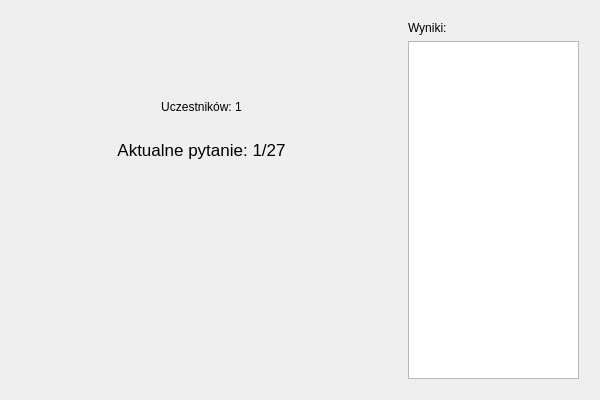
<?xml version="1.0" encoding="UTF-8"?>
<ui version="4.0">
 <class>wPanel</class>
 <widget class="QWidget" name="wPanel">
  <property name="geometry">
   <rect>
    <x>0</x>
    <y>0</y>
    <width>600</width>
    <height>400</height>
   </rect>
  </property>
  <property name="minimumSize">
   <size>
    <width>600</width>
    <height>400</height>
   </size>
  </property>
  <property name="maximumSize">
   <size>
    <width>1200</width>
    <height>800</height>
   </size>
  </property>
  <property name="windowTitle">
   <string>Łachut</string>
  </property>
  <layout class="QHBoxLayout" name="horizontalLayout_3">
   <item>
    <layout class="QHBoxLayout" name="horizontalLayout">
     <item>
      <layout class="QHBoxLayout" name="horizontalLayout_2" stretch="2,1">
       <item>
        <layout class="QVBoxLayout" name="verticalLayout" stretch="0,0,0,1">
         <item>
          <layout class="QVBoxLayout" name="verticalLayout_3">
           <property name="leftMargin">
            <number>20</number>
           </property>
           <property name="topMargin">
            <number>30</number>
           </property>
           <property name="rightMargin">
            <number>20</number>
           </property>
           <property name="bottomMargin">
            <number>20</number>
           </property>
           <item>
            <widget class="QLabel" name="qName">
             <property name="font">
              <font>
               <pointsize>15</pointsize>
              </font>
             </property>
             <property name="text">
              <string/>
             </property>
             <property name="alignment">
              <set>Qt::AlignmentFlag::AlignCenter</set>
             </property>
             <property name="wordWrap">
              <bool>true</bool>
             </property>
            </widget>
           </item>
          </layout>
         </item>
         <item>
          <layout class="QVBoxLayout" name="verticalLayout_7">
           <property name="leftMargin">
            <number>30</number>
           </property>
           <property name="topMargin">
            <number>10</number>
           </property>
           <property name="rightMargin">
            <number>30</number>
           </property>
           <property name="bottomMargin">
            <number>10</number>
           </property>
           <item>
            <widget class="QLabel" name="userNum">
             <property name="text">
              <string>Uczestników: 1</string>
             </property>
             <property name="alignment">
              <set>Qt::AlignmentFlag::AlignCenter</set>
             </property>
            </widget>
           </item>
          </layout>
         </item>
         <item>
          <layout class="QVBoxLayout" name="verticalLayout_4">
           <property name="leftMargin">
            <number>30</number>
           </property>
           <property name="topMargin">
            <number>10</number>
           </property>
           <property name="rightMargin">
            <number>30</number>
           </property>
           <property name="bottomMargin">
            <number>10</number>
           </property>
           <item>
            <widget class="QLabel" name="qNum">
             <property name="font">
              <font>
               <pointsize>13</pointsize>
              </font>
             </property>
             <property name="text">
              <string>Aktualne pytanie: 1/27</string>
             </property>
             <property name="alignment">
              <set>Qt::AlignmentFlag::AlignHCenter|Qt::AlignmentFlag::AlignTop</set>
             </property>
             <property name="indent">
              <number>-1</number>
             </property>
            </widget>
           </item>
          </layout>
         </item>
         <item>
          <layout class="QVBoxLayout" name="verticalLayout_6">
           <property name="leftMargin">
            <number>20</number>
           </property>
           <property name="topMargin">
            <number>0</number>
           </property>
           <property name="rightMargin">
            <number>20</number>
           </property>
           <property name="bottomMargin">
            <number>20</number>
           </property>
           <item>
            <widget class="QLabel" name="qText">
             <property name="font">
              <font>
               <pointsize>11</pointsize>
              </font>
             </property>
             <property name="text">
              <string/>
             </property>
             <property name="alignment">
              <set>Qt::AlignmentFlag::AlignJustify|Qt::AlignmentFlag::AlignTop</set>
             </property>
             <property name="wordWrap">
              <bool>true</bool>
             </property>
            </widget>
           </item>
          </layout>
         </item>
        </layout>
       </item>
       <item>
        <layout class="QVBoxLayout" name="verticalLayout_2">
         <property name="leftMargin">
          <number>10</number>
         </property>
         <property name="topMargin">
          <number>10</number>
         </property>
         <property name="rightMargin">
          <number>10</number>
         </property>
         <property name="bottomMargin">
          <number>10</number>
         </property>
         <item>
          <widget class="QLabel" name="label_3">
           <property name="text">
            <string>Wyniki:</string>
           </property>
          </widget>
         </item>
         <item>
          <widget class="QTextBrowser" name="textBrowser">
           <property name="font">
            <font>
             <pointsize>10</pointsize>
            </font>
           </property>
           <property name="html">
            <string>&lt;!DOCTYPE HTML PUBLIC &quot;-//W3C//DTD HTML 4.0//EN&quot; &quot;http://www.w3.org/TR/REC-html40/strict.dtd&quot;&gt;
&lt;html&gt;&lt;head&gt;&lt;meta name=&quot;qrichtext&quot; content=&quot;1&quot; /&gt;&lt;meta charset=&quot;utf-8&quot; /&gt;&lt;style type=&quot;text/css&quot;&gt;
p, li { white-space: pre-wrap; }
hr { height: 1px; border-width: 0; }
li.unchecked::marker { content: &quot;\2610&quot;; }
li.checked::marker { content: &quot;\2612&quot;; }
&lt;/style&gt;&lt;/head&gt;&lt;body style=&quot; font-family:'Segoe UI'; font-size:10pt; font-weight:400; font-style:normal;&quot;&gt;
&lt;p style=&quot;-qt-paragraph-type:empty; margin-top:0px; margin-bottom:0px; margin-left:0px; margin-right:0px; -qt-block-indent:0; text-indent:0px;&quot;&gt;&lt;br /&gt;&lt;/p&gt;&lt;/body&gt;&lt;/html&gt;</string>
           </property>
          </widget>
         </item>
        </layout>
       </item>
      </layout>
     </item>
    </layout>
   </item>
  </layout>
 </widget>
 <resources/>
 <connections/>
</ui>
